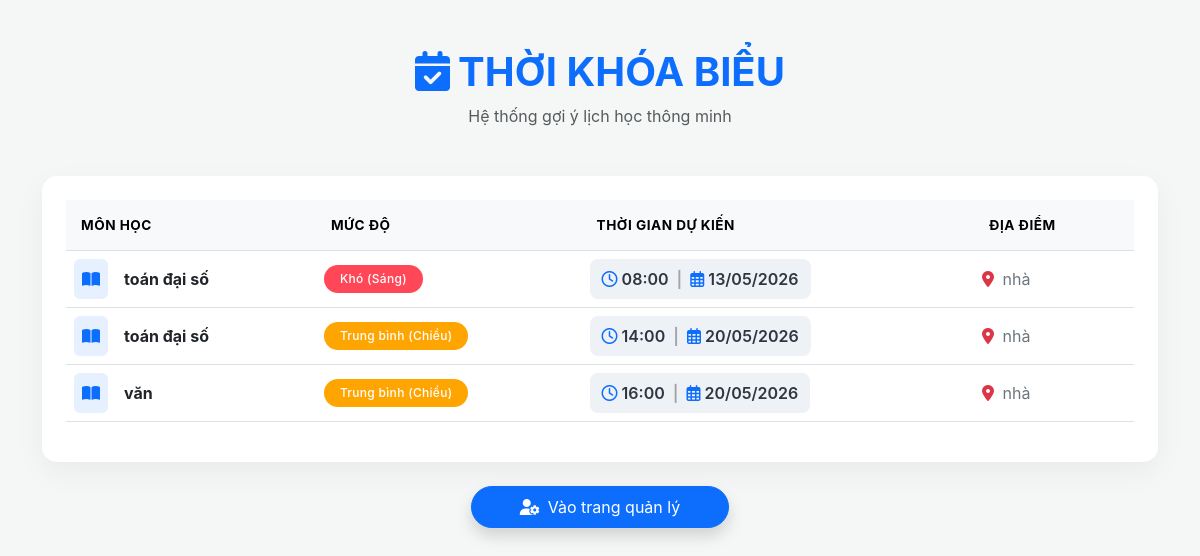
Screenshot of / (signed in) with the database file from the repository.
### schedule/models.py (models this page shows, shortened)
class ThoiGianBieu(models.Model):
    sinh_vien = models.ForeignKey(
        User,
        on_delete=models.CASCADE,
        null=True,
        blank=True,
        verbose_name="Sinh viên"
    )
    ten_mon = models.CharField(max_length=200, verbose_name="Tên môn học")
    DO_KHO_CHOICES = [
        ('cao', 'Khó/Quan trọng (Sáng)'),
        ('vua', 'Trung bình (Chiều)'),
        ('thap', 'Dễ/Phụ (Tối)'),
    ]
    do_kho = models.CharField(
        max_length=10,
        choices=DO_KHO_CHOICES,
        default='vua',
        verbose_name="Độ khó môn học"
    )
    thoi_luong = models.IntegerField(default=2, verbose_name="Số tiếng cần học (giờ)")
    ngay_hoc = models.DateField(null=True, blank=True, verbose_name="Ngày muốn học")
    thoi_gian = models.DateTimeField(
        null=True,
        blank=True,
        verbose_name="Thời gian bắt đầu (Do máy gợi ý)"
    )
    phong_hoc = models.CharField(max_length=50, blank=True, verbose_name="Phòng học/Địa điểm")
    class Meta:
        verbose_name = "Lịch học"
        verbose_name_plural = "Danh sách lịch học"
        ordering = ['ngay_hoc', 'thoi_gian']

### schedule/views.py (the view)
# urls.py: 2. Add a URL to urlpatterns:  path('', views.home, name='home')
def home(request):
    if request.user.is_authenticated:
        danh_sach_lich = ThoiGianBieu.objects.filter(
            sinh_vien=request.user,
            thoi_gian__isnull=False
        ).order_by('thoi_gian')
    else:
        danh_sach_lich = []
    return render(request, 'schedule/home.html', {'lich': danh_sach_lich})

### schedule/templates/schedule/home.html (shortened to what this page needs)
<!DOCTYPE html>
<html lang="vi">
<head>
    <link href="https://cdn.jsdelivr.net/npm/bootstrap@5.3.0/dist/css/bootstrap.min.css" rel="stylesheet">
    <link rel="stylesheet" href="https://cdnjs.cloudflare.com/ajax/libs/font-awesome/6.4.0/css/all.min.css">
</head>
<body class="py-4 py-md-5">
    <div class="container-fluid container-md">
        <div class="text-center mb-4 mb-md-5">
            <h1 class="fw-bold text-primary mb-2">
                <i class="fa-solid fa-calendar-check me-2"></i>THỜI KHÓA BIỂU
            </h1>
            <p class="text-muted">Hệ thống gợi ý lịch học thông minh</p>
        </div>
        <div class="card main-card p-2 p-md-4">
            <div class="table-responsive">
                <table class="table table-hover align-middle">
                    <thead class="table-light">
                        <tr>
                            <th>Môn học</th>
                            <th>Mức độ</th>
                            <th>Thời gian dự kiến</th>
                            <th>Địa điểm</th>
                        </tr>
                    </thead>
                    <tbody>
                        {% for item in lich %}
                        <tr>
                            <td>
                                <div class="d-flex align-items-center">
                                    <div class="p-2 bg-primary bg-opacity-10 rounded me-3 d-none d-sm-block">
                                        <i class="fa-solid fa-book-open text-primary"></i>
                                    </div>
                                    <span class="fw-bold text-dark">{{ item.ten_mon }}</span>
                                </div>
                            </td>
                            <td>
                                {% if item.do_kho == 'cao' %}
                                    <span class="badge bg-cao rounded-pill px-3 py-2">Khó (Sáng)</span>
                                {% elif item.do_kho == 'vua' %}
                                    <span class="badge bg-vua rounded-pill px-3 py-2">Trung bình (Chiều)</span>
                                {% else %}
                                    <span class="badge bg-thap rounded-pill px-3 py-2">Dễ/Phụ (Tối)</span>
                                {% endif %}
                            </td>
                            <td>
                                <div class="time-box">
                                    <span><i class="far fa-clock me-1 text-primary"></i>{{ item.thoi_gian|date:"H:i" }}</span>
                                    <span class="text-muted opacity-50">|</span>
                                    <span><i class="far fa-calendar-alt me-1 text-primary"></i>{{ item.thoi_gian|date:"d/m/Y" }}</span>
                                </div>
                            </td>
                            <td>
                                <span class="text-secondary">
                                    <i class="fa-solid fa-location-dot me-1 text-danger"></i>
                                    {{ item.phong_hoc|default:"Chưa rõ" }}
                                </span>
                            </td>
                        </tr>
                        {% endfor %}
                    </tbody>
                </table>
            </div>
        </div>
        <div class="text-center mt-4">
            <a href="{% url 'manage' %}" class="btn btn-primary px-5 py-2 shadow rounded-pill hover-zoom">
                <i class="fa-solid fa-user-gear me-2"></i>Vào trang quản lý
            </a>
        </div>
    </div>
</body>
</html>

### schedule/templates/schedule/home.html (style rules this page uses)
body { background: #f4f7f6; font-family: 'Inter', -apple-system, sans-serif; margin: 0; overflow-x: hidden; }
.bg-cao { background-color: #ff4757 !important; color: white !important; }
.bg-vua { background-color: #ffa502 !important; color: white !important; }
.main-card { border-radius: 15px; border: none; box-shadow: 0 10px 30px rgba(0,0,0,0.05); background: white; }
.time-box { background: #eef2f7; border-radius: 8px; padding: 8px 12px; font-weight: 600; color: #2f3542; display: inline-flex; gap: 8px; white-space: nowrap; }
.table-responsive { border: none; overflow-x: auto; }
table { min-width: 600px; }
th { white-space: nowrap; background-color: #f8f9fa !important; padding: 15px !important; font-size: 0.85rem; text-transform: uppercase; letter-spacing: 0.5px; color: #747d8c; }
.badge { font-weight: 500; letter-spacing: 0.3px; }

### rows the page displays
ThoiGianBieu: ten_mon "toán đại số", do_kho "Khó (Sáng)", thoi_gian "08:00", thoi_gian "13/05/2026", phong_hoc "nhà"
ThoiGianBieu: ten_mon "toán đại số", do_kho "Trung bình (Chiều)", thoi_gian "14:00", thoi_gian "20/05/2026", phong_hoc "nhà"
ThoiGianBieu: ten_mon "văn", do_kho "Trung bình (Chiều)", thoi_gian "16:00", thoi_gian "20/05/2026", phong_hoc "nhà"
